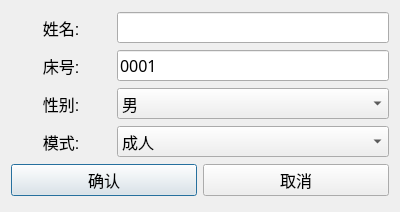
<?xml version="1.0" encoding="UTF-8"?>
<ui version="4.0">
 <class>Info_Dialog</class>
 <widget class="QDialog" name="Info_Dialog">
  <property name="geometry">
   <rect>
    <x>0</x>
    <y>0</y>
    <width>400</width>
    <height>212</height>
   </rect>
  </property>
  <property name="windowTitle">
   <string>Dialog</string>
  </property>
  <layout class="QVBoxLayout" name="verticalLayout">
   <item>
    <layout class="QHBoxLayout" name="horizontalLayout_4">
     <item>
      <widget class="QLabel" name="stopBitsLabel">
       <property name="minimumSize">
        <size>
         <width>100</width>
         <height>0</height>
        </size>
       </property>
       <property name="maximumSize">
        <size>
         <width>200</width>
         <height>16777215</height>
        </size>
       </property>
       <property name="font">
        <font>
         <family>Arial</family>
         <pointsize>12</pointsize>
        </font>
       </property>
       <property name="layoutDirection">
        <enum>Qt::LeftToRight</enum>
       </property>
       <property name="text">
        <string>姓名:</string>
       </property>
       <property name="alignment">
        <set>Qt::AlignCenter</set>
       </property>
      </widget>
     </item>
     <item>
      <widget class="QLineEdit" name="lineEdit">
       <property name="font">
        <font>
         <family>Agency FB</family>
         <pointsize>12</pointsize>
        </font>
       </property>
       <property name="alignment">
        <set>Qt::AlignLeading|Qt::AlignLeft|Qt::AlignVCenter</set>
       </property>
      </widget>
     </item>
    </layout>
   </item>
   <item>
    <layout class="QHBoxLayout" name="horizontalLayout_6">
     <item>
      <widget class="QLabel" name="stopBitsLabel_3">
       <property name="minimumSize">
        <size>
         <width>100</width>
         <height>0</height>
        </size>
       </property>
       <property name="maximumSize">
        <size>
         <width>200</width>
         <height>16777215</height>
        </size>
       </property>
       <property name="font">
        <font>
         <family>Arial</family>
         <pointsize>12</pointsize>
        </font>
       </property>
       <property name="layoutDirection">
        <enum>Qt::LeftToRight</enum>
       </property>
       <property name="text">
        <string>床号:</string>
       </property>
       <property name="alignment">
        <set>Qt::AlignCenter</set>
       </property>
      </widget>
     </item>
     <item>
      <widget class="QLineEdit" name="id_lineEdit">
       <property name="font">
        <font>
         <family>Agency FB</family>
         <pointsize>12</pointsize>
        </font>
       </property>
       <property name="text">
        <string>0001</string>
       </property>
       <property name="alignment">
        <set>Qt::AlignLeading|Qt::AlignLeft|Qt::AlignVCenter</set>
       </property>
      </widget>
     </item>
    </layout>
   </item>
   <item>
    <layout class="QHBoxLayout" name="horizontalLayout">
     <item>
      <widget class="QLabel" name="uartNumLabel">
       <property name="maximumSize">
        <size>
         <width>100</width>
         <height>16777215</height>
        </size>
       </property>
       <property name="font">
        <font>
         <family>Arial</family>
         <pointsize>12</pointsize>
        </font>
       </property>
       <property name="text">
        <string>性别:</string>
       </property>
       <property name="alignment">
        <set>Qt::AlignCenter</set>
       </property>
      </widget>
     </item>
     <item>
      <widget class="QComboBox" name="comboBox">
       <property name="font">
        <font>
         <family>Agency FB</family>
         <pointsize>12</pointsize>
        </font>
       </property>
       <item>
        <property name="text">
         <string>男</string>
        </property>
       </item>
       <item>
        <property name="text">
         <string>女</string>
        </property>
       </item>
      </widget>
     </item>
    </layout>
   </item>
   <item>
    <layout class="QHBoxLayout" name="horizontalLayout_3">
     <item>
      <widget class="QLabel" name="dataBitsLabel">
       <property name="maximumSize">
        <size>
         <width>100</width>
         <height>16777215</height>
        </size>
       </property>
       <property name="font">
        <font>
         <family>Arial</family>
         <pointsize>12</pointsize>
        </font>
       </property>
       <property name="text">
        <string>模式:</string>
       </property>
       <property name="alignment">
        <set>Qt::AlignCenter</set>
       </property>
      </widget>
     </item>
     <item>
      <widget class="QComboBox" name="comboBox_2">
       <property name="font">
        <font>
         <family>Agency FB</family>
         <pointsize>12</pointsize>
        </font>
       </property>
       <item>
        <property name="text">
         <string>成人</string>
        </property>
       </item>
       <item>
        <property name="text">
         <string>新生儿（0-1月）</string>
        </property>
       </item>
       <item>
        <property name="text">
         <string>婴儿（1月-1岁）</string>
        </property>
       </item>
       <item>
        <property name="text">
         <string>幼儿（1-3岁）</string>
        </property>
       </item>
       <item>
        <property name="text">
         <string>学龄前儿童（3-6岁）</string>
        </property>
       </item>
       <item>
        <property name="text">
         <string>学龄儿童（6-12岁）</string>
        </property>
       </item>
       <item>
        <property name="text">
         <string>青少年（12-18岁）</string>
        </property>
       </item>
      </widget>
     </item>
    </layout>
   </item>
   <item>
    <layout class="QHBoxLayout" name="horizontalLayout_2">
     <item>
      <widget class="QPushButton" name="QD_btn">
       <property name="sizePolicy">
        <sizepolicy hsizetype="Preferred" vsizetype="Fixed">
         <horstretch>0</horstretch>
         <verstretch>0</verstretch>
        </sizepolicy>
       </property>
       <property name="font">
        <font>
         <family>Agency FB</family>
         <pointsize>12</pointsize>
        </font>
       </property>
       <property name="text">
        <string>确认</string>
       </property>
      </widget>
     </item>
     <item>
      <widget class="QPushButton" name="Cancel_btn">
       <property name="sizePolicy">
        <sizepolicy hsizetype="Preferred" vsizetype="Fixed">
         <horstretch>0</horstretch>
         <verstretch>0</verstretch>
        </sizepolicy>
       </property>
       <property name="font">
        <font>
         <family>Agency FB</family>
         <pointsize>12</pointsize>
        </font>
       </property>
       <property name="text">
        <string>取消</string>
       </property>
      </widget>
     </item>
    </layout>
   </item>
  </layout>
 </widget>
 <resources/>
 <connections/>
</ui>
